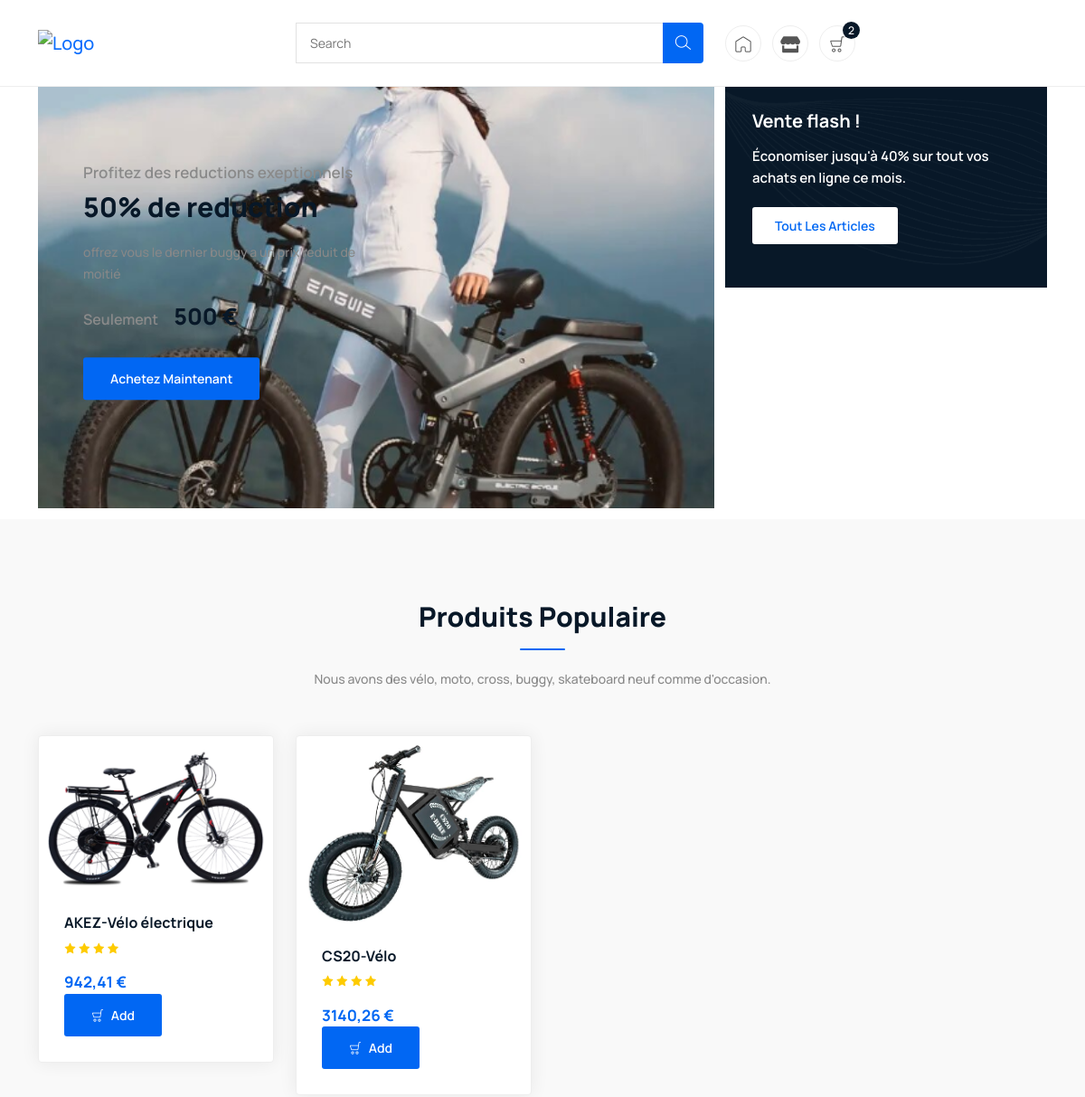
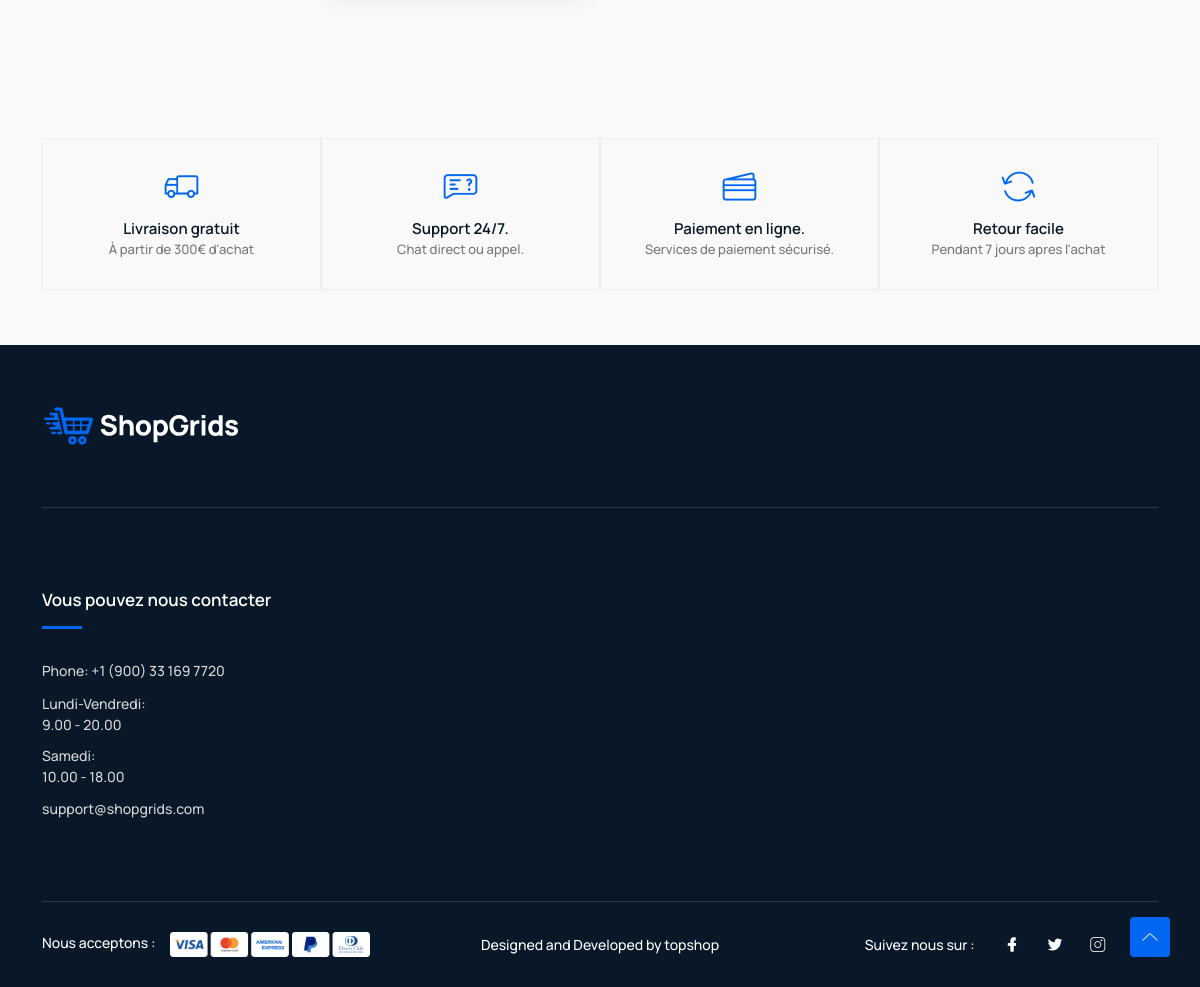
Screenshot of / (signed in) with the database file from the repository (2 pictures, top to bottom).
### main/models.py (models this page shows, shortened)
class Hero(models.Model):
    subtitle = models.CharField(max_length=255,null=True, blank=True)
    tile = models.CharField(max_length=255,null=True, blank=True)
    description = models.CharField(max_length=255,null=True, blank=True)
    price = models.CharField(max_length=255,null=True, blank=True)
    image = models.ImageField(upload_to='hero/')

class Produit(models.Model):
    nom = models.CharField(max_length=200)
    image = models.ImageField(upload_to='produits/')
    prix = models.DecimalField(max_digits=10, decimal_places=2)
    reduction = models.DecimalField(max_digits=5, decimal_places=2, null=True, blank=True)
    categorie = models.CharField(max_length=100)
    etat = models.CharField(max_length=100)
    description = models.TextField(null=True)

### main/views.py (the view)
# urls.py: path('',Index.as_view(),name="index"),
class Index(View):
    def get(self,request):
        produits = Produit.objects.all()[:40]  # Récupérer les 20 premiers produits
        hero = Hero.objects.all()
        context = {
            'produits': produits,
            'heros':hero
        }
        if request.user.is_authenticated:
            panier, created = Panier.objects.get_or_create(user=request.user)
            items = ItemPanier.objects.filter(panier=panier)
            total = sum(item.total_cost for item in items)
            totalitem = sum(item.quantite for item in items)
            context = {
                "items":items,
                'produits': produits,
                "total": total,
                "totalitem": totalitem,
                'heros':hero
            }
            return render(request,"index.html",context)
        return render(request,"index.html",context)

### main/models.py (called while the page is built)
    @property
    def total_cost(self):
        return self.quantite * self.produit.prix

### templates/index.html
{% extends "base.html" %}
 {% load static %}
{% block content %}
<section class="hero-area" style="margin-top:40px;">
    <div class="container">
        <div class="row">
            <div class="col-lg-8 col-12 custom-padding-right">
                <div class="slider-head">
                    <div class="hero-slider">
                        {% for hero in heros %}
                        <div class="single-slider"
                            style="background-image: url({{hero.image.url}});">
                            <div class="content">
                                <h2><span>{{hero.subtitle}}</span>
                                    {{hero.tile}}
                                </h2>
                                <p>{{hero.description}}</p>
                                <h3><span>Seulement</span> {{hero.price}} €</h3>
                                <div class="button">
                                    <a href="{% url "shop" %}" class="btn">Achetez maintenant</a>
                                </div>
                            </div>
                        </div>
                        {% endfor %}
                    </div>
                </div>
            </div>
            <div class="col-lg-4 col-12">
                <div class="row">
                    <div class="col-lg-12 col-md-6 col-12">
                        <div class="hero-small-banner style2">
                            <div class="content">
                                <h2>Vente flash !</h2>
                                <p>Économiser jusqu'à 40% sur tout vos achats en ligne ce mois.</p>
                                <div class="button">
                                    <a class="btn" href="{% url "shop" %}">Tout les articles</a>
                                </div>
                            </div>
                        </div>
                    </div>
                </div>
            </div>
        </div>
    </div>
</section>
<section class="trending-product section" style="margin-top: 12px;">
    <div class="container">
        <div class="row">
            <div class="col-12">
                <div class="section-title">
                    <h2>Produits populaire</h2>
                    <p>Nous avons des vélo, moto, cross, buggy, skateboard neuf comme d'occasion.</p>
                </div>
            </div>
        </div>
        <div class="row">
            {% for produit in produits %}
            <div class="col-lg-3 col-md-6 col-6">
                <div class="single-product">
                    <div class="product-image">
                        <a href="{% url "detail" produit.id %}">
                        <img src="{{produit.image.url}}" alt="#">
                        </a>
                    </div>
                    <div class="product-info">
                        <h4 class="title">
                            <a href="{% url "detail" produit.id %}">{{produit.nom}}</a>
                        </h4>
                        <ul class="review">
                            <li><i class="lni lni-star-filled"></i></li>
                            <li><i class="lni lni-star-filled"></i></li>
                            <li><i class="lni lni-star-filled"></i></li>
                            <li><i class="lni lni-star-filled"></i></li>
                        </ul>
                        <div class="price">
                            <span>{{produit.prix}} €</span>
                        </div>
                        <div class="button">
                            <a href="{% url 'ajouter_au_panier' produit.id %}" class="btn"><i class="lni lni-cart"></i> Add </a>
                        </div>
                    </div>
                </div>
            </div>
            {% endfor %}
        </div>
    </div>
</section>
<section class="shipping-info">
    <div class="container">
        <ul>
            <li>
                <div class="media-icon">
                    <i class="lni lni-delivery"></i>
                </div>
                <div class="media-body">
                    <h5>Livraison gratuit</h5>
                    <span>À partir de 300€ d'achat</span>
                </div>
            </li>
            <li>
                <div class="media-icon">
                    <i class="lni lni-support"></i>
                </div>
                <div class="media-body">
                    <h5>Support 24/7.</h5>
                    <span>Chat direct ou appel.</span>
                </div>
            </li>
            <li>
                <div class="media-icon">
                    <i class="lni lni-credit-cards"></i>
                </div>
                <div class="media-body">
                    <h5>Paiement en ligne.</h5>
                    <span>Services de paiement sécurisé.</span>
                </div>
            </li>
            <li>
                <div class="media-icon">
                    <i class="lni lni-reload"></i>
                </div>
                <div class="media-body">
                    <h5>Retour facile</h5>
                    <span>Pendant 7 jours apres l'achat</span>
                </div>
            </li>
        </ul>
    </div>
</section>
{% endblock content %}

### static/css/tiny-slider.css (style rules this page uses)
.tns-slider { -webkit-transition:all 0s;-moz-transition:all 0s;transition:all 0s }
.tns-slider>.tns-item { -webkit-box-sizing:border-box;-moz-box-sizing:border-box;box-sizing:border-box }
.tns-horizontal.tns-subpixel { white-space:nowrap }
.tns-horizontal.tns-subpixel>.tns-item { display:inline-block;vertical-align:top;white-space:normal }

### rows the page displays
Hero: image (picture), subtitle "Profitez des reductions exeptionnels", tile "50% de reduction", description "offrez vous le dernier buggy a un prix reduit de moitié", price "500"
Produit: image (picture), nom "AKEZ-Vélo électrique", prix "942,41"
Produit: image (picture), nom "CS20-Vélo", prix "3140,26"

### other values shown
{{ totalitem }} "2"
